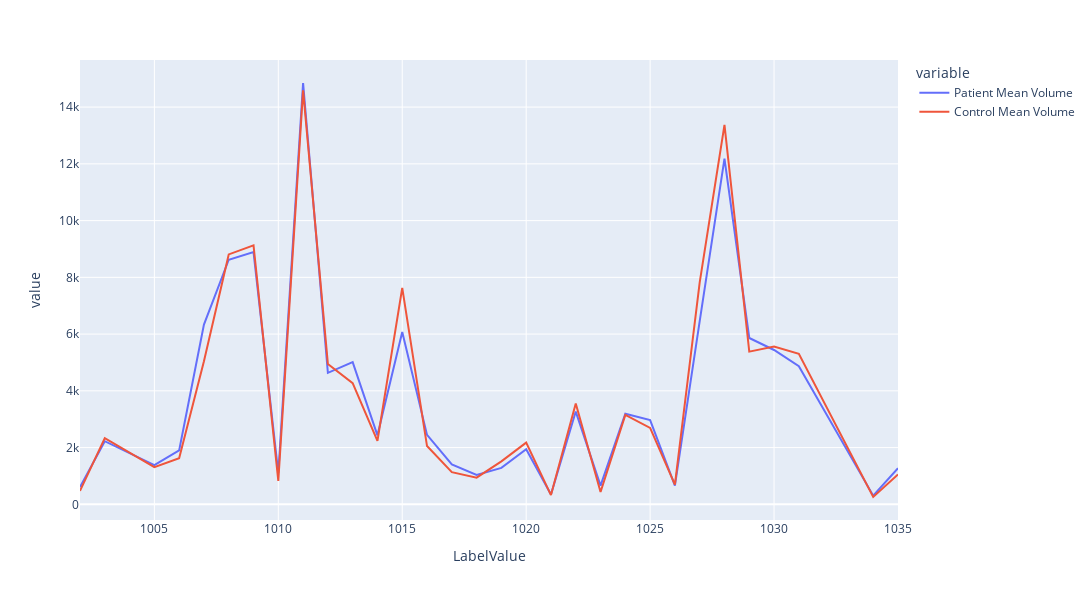

The cell this chart's notebook holds for it:
### Code cell
px.line(group_1000, x='LabelValue', y=['Patient Mean Volume', 'Control Mean Volume'], width=1400, height=600)

### Figure 1 — Plotly figure (JSON) as saved in the notebook; plotly's stock layout.template omitted (floating-point values rounded to 4 significant figures)
{"data": [{"hovertemplate": "variable=Patient Mean Volume<br>LabelValue=%{x}<br>value=%{y}<extra></extra>", "legendgroup": "Patient Mean Volume", "line": {"color": "#636efa", "dash": "solid"}, "mode": "lines", "name": "Patient Mean Volume", "orientation": "v", "showlegend": true, "type": "scatter", "x": [1002, 1003, 1005, 1006, 1007, 1008, 1009, 1010, 1011, 1012, 1013, 1014, 1015, 1016, 1017, 1018, 1019, 1020, 1021, 1022, 1023, 1024, 1025, 1026, 1027, 1028, 1029, 1030, 1031, 1034, 1035], "xaxis": "x", "y": [607.3, 2224.0, 1380, 1903.0, 6334.0, 8622.0, 8892.0, 1103.0, 14850.0, 4634.0, 5010.0, 2432.0, 6075.0, 2447.0, 1406.0, 1039.0, 1283.0, 1941.0, 343.6, 3269.0, 659.5, 3192.0, 2968.0, 658.2, 6459.0, 12180.0, 5862.0, 5440.0, 4868.0, 305.1, 1270.0], "yaxis": "y"}, {"hovertemplate": "variable=Control Mean Volume<br>LabelValue=%{x}<br>value=%{y}<extra></extra>", "legendgroup": "Control Mean Volume", "line": {"color": "#EF553B", "dash": "solid"}, "mode": "lines", "name": "Control Mean Volume", "orientation": "v", "showlegend": true, "type": "scatter", "x": [1002, 1003, 1005, 1006, 1007, 1008, 1009, 1010, 1011, 1012, 1013, 1014, 1015, 1016, 1017, 1018, 1019, 1020, 1021, 1022, 1023, 1024, 1025, 1026, 1027, 1028, 1029, 1030, 1031, 1034, 1035], "xaxis": "x", "y": [472.2, 2335.0, 1312.0, 1625.0, 5041.0, 8808.0, 9129.0, 825.9, 14590.0, 4949.0, 4272.0, 2234.0, 7627.0, 2054.0, 1134.0, 941.9, 1513.0, 2176.0, 326.3, 3557.0, 435.6, 3155.0, 2693.0, 696.0, 7825.0, 13380.0, 5382.0, 5560.0, 5305.0, 258.5, 1053.0], "yaxis": "y"}], "layout": {"height": 600, "legend": {"title": {"text": "variable"}, "tracegroupgap": 0}, "margin": {"t": 60}, "width": 1400, "xaxis": {"anchor": "y", "domain": [0, 1], "title": {"text": "LabelValue"}}, "yaxis": {"anchor": "x", "domain": [0, 1], "title": {"text": "value"}}}}
